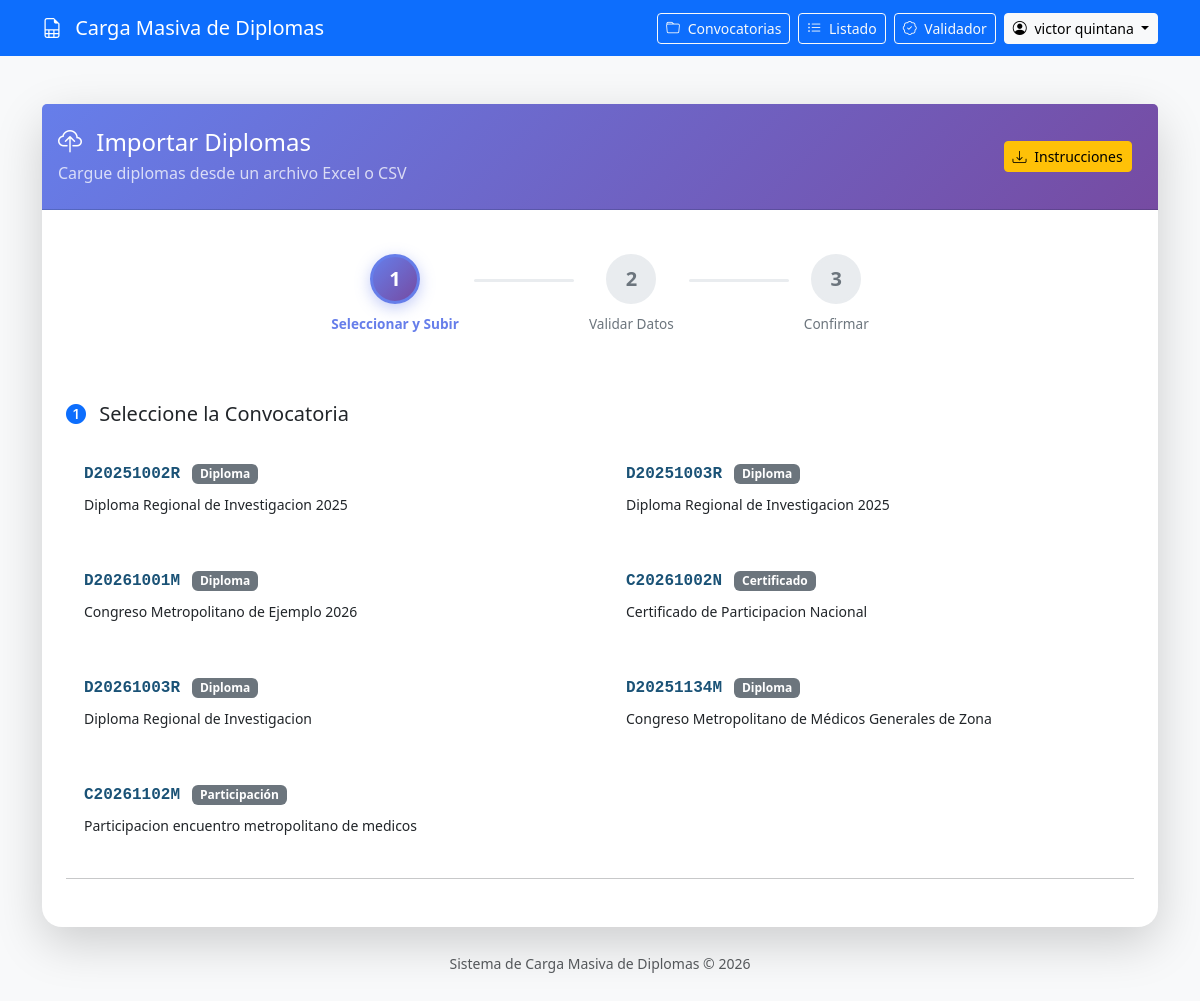
Screenshot of /index.php (signed in) with the database file from the repository.
### tables this page shows
CREATE TABLE `z_convocatorias` (
  `id` int(11) NOT NULL,
  `codigo_base` varchar(20) NOT NULL COMMENT 'Prefijo del código (10 caracteres). Ej: D20251134M',
  `nombre` varchar(200) NOT NULL COMMENT 'Nombre descriptivo de la convocatoria',
  `tipo_documento` varchar(100) NOT NULL COMMENT 'Tipo: Diploma, Certificado, Participación, etc.',
  `info_institucional` text COMMENT 'Texto institucional que aparece en la validación',
  `etiqueta_persona` varchar(100) DEFAULT 'Autor(es)' COMMENT 'Etiqueta para el campo de personas',
  `etiqueta_tema` varchar(100) DEFAULT NULL COMMENT 'Etiqueta para el tema (opcional, puede ser NULL)',
  `activo` tinyint(1) NOT NULL DEFAULT '1' COMMENT '1=activo, 0=inactivo',
  `fecha_creacion` datetime NOT NULL DEFAULT CURRENT_TIMESTAMP
);

### auth.php (called while the page is built, shortened)
<?php
function estaAutenticado() {
    if (isset($_SESSION['ultimo_acceso'])) {
        $inactivo = time() - $_SESSION['ultimo_acceso'];
    }
    return true;
}
function obtenerUsuarioActual() {
    return array(
        'id' => $_SESSION['usuario_id'],
        'username' => $_SESSION['usuario_username'],
        'nombre' => $_SESSION['usuario_nombre'],
        'rol' => $_SESSION['usuario_rol']
    );
}
?>

### index.php (the view, shortened to what this page needs)
<?php
require_once 'auth.php';
$usuario = obtenerUsuarioActual();
require_once 'config.php';
$query = "SELECT id, codigo_base, nombre, tipo_documento FROM z_convocatorias WHERE activo = 1 ORDER BY fecha_creacion DESC";
$result = $conn->query($query);
$convocatorias = array();
if ($result) {
    while ($row = $result->fetch_assoc()) {
        $convocatorias[] = $row;
    }
}
?>
<!DOCTYPE html>
<html lang="es">
<head>
    <link href="https://cdn.jsdelivr.net/npm/bootstrap@5.3.2/dist/css/bootstrap.min.css" rel="stylesheet">
    <link href="https://cdn.jsdelivr.net/npm/bootstrap-icons@1.11.1/font/bootstrap-icons.css" rel="stylesheet">
    <link href="assets/css/custom.css" rel="stylesheet">
</head>
<body class="bg-light">
    <nav class="navbar navbar-expand-lg navbar-dark bg-primary">
        <div class="container">
            <a class="navbar-brand" href="index.php">
                <i class="bi bi-file-earmark-spreadsheet me-2"></i>
                Carga Masiva de Diplomas
            </a>
            <div class="d-flex gap-2 align-items-center">
                <?php if ($usuario['rol'] === 'admin'): ?>
                <a href="convocatorias.php" class="btn btn-outline-light btn-sm">
                    <i class="bi bi-folder me-1"></i>
                    Convocatorias
                </a>
                <?php endif; ?>
                <a href="listado.php" class="btn btn-outline-light btn-sm">
                    <i class="bi bi-list-ul me-1"></i>
                    Listado
                </a>
                <a href="validador.php" class="btn btn-outline-light btn-sm">
                    <i class="bi bi-patch-check me-1"></i>
                    Validador
                </a>
                <div class="dropdown">
                    <button class="btn btn-light btn-sm dropdown-toggle" type="button" data-bs-toggle="dropdown">
                        <i class="bi bi-person-circle me-1"></i>
                        <?php echo htmlspecialchars($usuario['nombre']); ?>
                    </button>
                </div>
            </div>
        </div>
    </nav>
    <div class="container py-5">
        <div class="card shadow-lg border-0 rounded-4">
            <div class="card-header bg-gradient-primary text-white py-4">
                <div class="row align-items-center">
                    <div class="col">
                        <h4 class="mb-1">
                            <i class="bi bi-cloud-upload me-2"></i>
                            Importar Diplomas
                        </h4>
                        <p class="mb-0 opacity-75">Cargue diplomas desde un archivo Excel o CSV</p>
                    </div>
                    <div class="col-auto">
                        <span class="badge text-primary fs-6" id="sessionBadge">
                           <a href="plantillas/Instructivo.pdf" class="btn btn-sm btn-warning" target="_blank">
                                            <i class="bi bi-download me-1"></i> Instrucciones
                                        </a>
                        </span>
                    </div>
                </div>
            </div>
            <div class="card-body p-4">
                <div class="steps-container mb-5">
                    <div class="d-flex justify-content-center">
                        <div class="step active" id="step1">
                            <div class="step-number">1</div>
                            <div class="step-label">Seleccionar y Subir</div>
                        </div>
                        <div class="step-line"></div>
                        <div class="step" id="step2">
                            <div class="step-number">2</div>
                            <div class="step-label">Validar Datos</div>
                        </div>
                        <div class="step-line"></div>
                        <div class="step" id="step3">
                            <div class="step-number">3</div>
                            <div class="step-label">Confirmar</div>
                        </div>
                    </div>
                </div>
                <div id="seccionUpload">
                    <?php if (empty($convocatorias)): ?>
                    <div class="text-center py-5">
                        <i class="bi bi-folder-x display-1 text-muted"></i>
                        <h4 class="mt-3">No hay convocatorias activas</h4>
                        <p class="text-muted">Debe crear una convocatoria antes de cargar diplomas.</p>
                        <?php if ($usuario['rol'] === 'admin'): ?>
                        <a href="convocatoria-form.php" class="btn btn-primary">
                            <i class="bi bi-plus-lg me-2"></i>
                            Crear Convocatoria
                        </a>
                        <?php else: ?>
                        <p class="text-muted">Contacte al administrador para crear una convocatoria.</p>
                        <?php endif; ?>
                    </div>
                    <?php else: ?>
                    <div class="mb-4">
                        <h5 class="mb-3">
                            <i class="bi bi-1-circle-fill text-primary me-2"></i>
                            Seleccione la Convocatoria
                        </h5>
                        <div class="row g-3" id="listaConvocatorias">
                            <?php foreach ($convocatorias as $conv): ?>
                            <div class="col-md-6">
                                <div class="card convocatoria-card h-100"
                                     data-id="<?php echo $conv['id']; ?>"
                                     data-codigo="<?php echo htmlspecialchars($conv['codigo_base']); ?>"
                                     data-nombre="<?php echo htmlspecialchars($conv['nombre']); ?>"
                                     onclick="seleccionarConvocatoria(this)">
                                    <div class="card-body">
                                        <div class="d-flex justify-content-between align-items-start">
                                            <div>
                                                <span class="codigo-base"><?php echo htmlspecialchars($conv['codigo_base']); ?></span>
                                                <span class="badge bg-secondary ms-2"><?php echo htmlspecialchars($conv['tipo_documento']); ?></span>
                                            </div>
                                        </div>
                                        <p class="mb-0 mt-2 small"><?php echo htmlspecialchars($conv['nombre']); ?></p>
                                    </div>
                                </div>
                            </div>
                            <?php endforeach; ?>
                        </div>
                    </div>
                    <hr class="my-4">
                    <?php endif; ?>
                </div>
            </div>
        </div>
        <div class="text-center mt-4 text-muted">
            <small>
                Sistema de Carga Masiva de Diplomas &copy; 2026
            </small>
        </div>
    </div>
</body>
</html>

### assets/css/custom.css (style rules this page uses)
:root { --primary-gradient: linear-gradient(135deg, #667eea 0%, #764ba2 100%); --success-gradient: linear-gradient(135deg, #11998e 0%, #38ef7d 100%); --danger-gradient: linear-gradient(135deg, #eb3349 0%, #f45c43 100%); }
body { font-family: 'Segoe UI', Tahoma, Geneva, Verdana, sans-serif; }
.bg-gradient-primary { background: var(--primary-gradient) !important; }
.steps-container { padding: 20px 0; }
.step { display: flex; flex-direction: column; align-items: center; position: relative; }
.step-number { width: 50px; height: 50px; border-radius: 50%; background: #e9ecef; color: #6c757d; display: flex; align-items: center; justify-content: center; font-size: 1.25rem; font-weight: 600; transition: all 0.3s ease; border: 3px solid #e9ecef; }
.step-label { margin-top: 10px; font-size: 0.85rem; color: #6c757d; font-weight: 500; transition: all 0.3s ease; }
.step.active .step-number { background: var(--primary-gradient); color: white; border-color: #667eea; box-shadow: 0 4px 15px rgba(102, 126, 234, 0.4); }
.step.active .step-label { color: #667eea; font-weight: 600; }
.step-line { width: 100px; height: 3px; background: #e9ecef; margin: 25px 15px 0 15px; border-radius: 2px; transition: all 0.3s ease; }
.card { border-radius: 15px; }
.rounded-4 { border-radius: 20px !important; }

### index.php (style rules this page uses)
.convocatoria-card { cursor: pointer; transition: all 0.3s ease; border: 2px solid transparent; }
.convocatoria-card .codigo-base { font-family: 'Courier New', monospace; font-weight: bold; color: #1a5276; }

### rows the page displays
z_convocatorias: codigo_base "D20251002R", tipo_documento "Diploma", nombre "Diploma Regional de Investigacion 2025"
z_convocatorias: codigo_base "D20251003R", tipo_documento "Diploma", nombre "Diploma Regional de Investigacion 2025"
z_convocatorias: codigo_base "D20261001M", tipo_documento "Diploma", nombre "Congreso Metropolitano de Ejemplo 2026"
z_convocatorias: codigo_base "C20261002N", tipo_documento "Certificado", nombre "Certificado de Participacion Nacional"
z_convocatorias: codigo_base "D20261003R", tipo_documento "Diploma", nombre "Diploma Regional de Investigacion"
z_convocatorias: codigo_base "D20251134M", tipo_documento "Diploma", nombre "Congreso Metropolitano de Médicos Generales de Zona"
z_convocatorias: codigo_base "C20261102M", tipo_documento "Participación", nombre "Participacion encuentro metropolitano de medicos"

### other values shown
$usuario['nombre'] "victor quintana"
